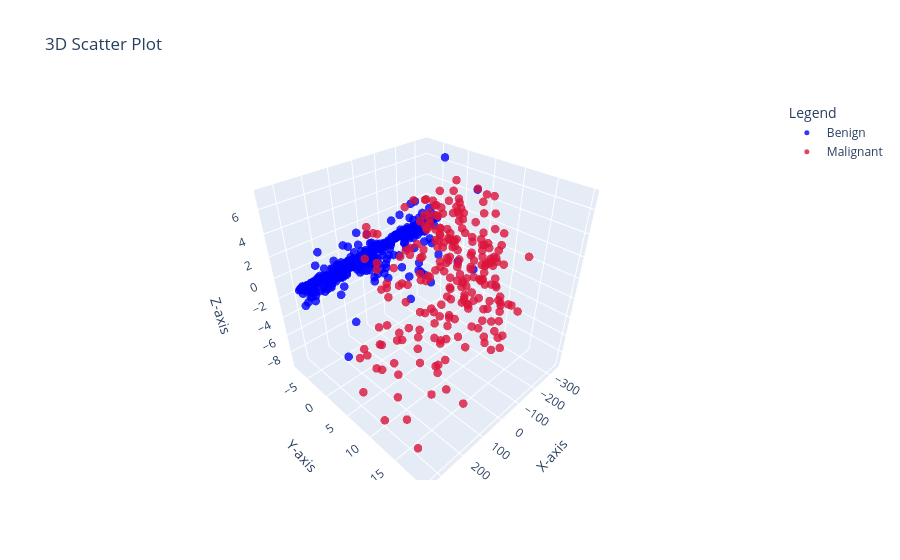

Notebook source saved alongside this figure:
### Code cell
plot_3d_plotly(P0,y,color_map=Dict)

### Figure 1 — Plotly figure (JSON) as saved in the notebook; plotly's stock layout.template omitted (floating-point values rounded to 4 significant figures; data arrays with more than 128 entries replaced by an {"elided": "..."} marker saying what was removed)
{"data": [{"marker": {"color": "blue", "line": {"width": 0}, "opacity": 0.8, "size": 5}, "mode": "markers", "name": "Benign", "type": "scatter3d", "x": {"elided": "444 float values"}, "y": {"elided": "444 float values"}, "z": {"elided": "444 float values"}}, {"marker": {"color": "crimson", "line": {"width": 0}, "opacity": 0.8, "size": 5}, "mode": "markers", "name": "Malignant", "type": "scatter3d", "x": {"elided": "239 float values"}, "y": {"elided": "239 float values"}, "z": {"elided": "239 float values"}}], "layout": {"legend": {"title": {"text": "Legend"}}, "scene": {"xaxis": {"title": {"text": "X-axis"}}, "yaxis": {"title": {"text": "Y-axis"}}, "zaxis": {"title": {"text": "Z-axis"}}}, "title": {"text": "3D Scatter Plot"}}}
